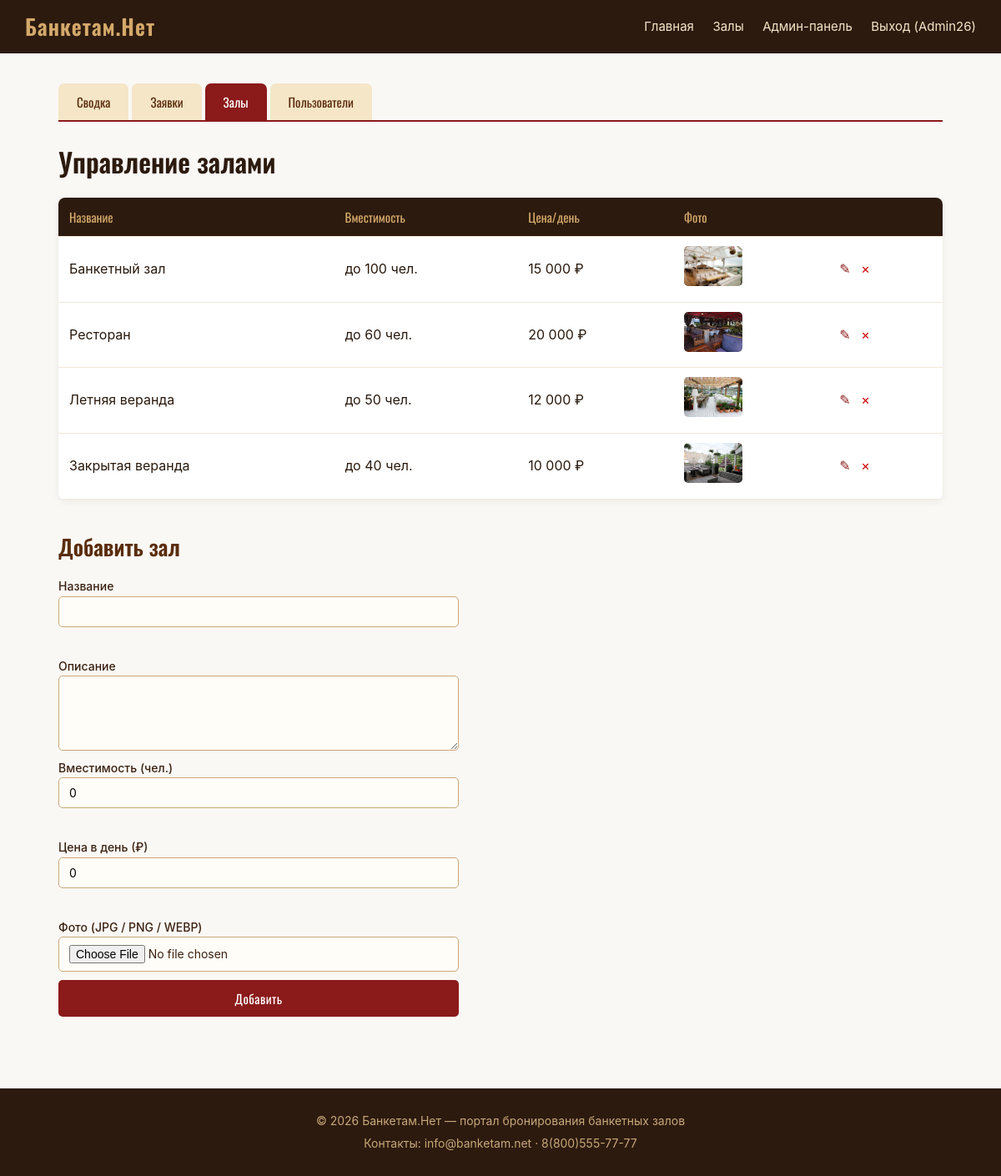
The page /admin_catalog.php (signed in) on the database its author committed.
### tables this page shows
CREATE TABLE halls (
  id INT AUTO_INCREMENT PRIMARY KEY,
  title VARCHAR(150) NOT NULL,
  description TEXT,
  capacity INT DEFAULT 0,
  price INT DEFAULT 0,
  image VARCHAR(100) DEFAULT 'unnamed.jpg'
);

### admin_catalog.php (the view, shortened to what this page needs)
<?php
require 'db.php';
$edit   = ['id' => 0, 'title' => '', 'description' => '', 'capacity' => 0, 'price' => 0, 'image' => ''];
$errors = [];
$halls = $pdo->query('SELECT * FROM halls ORDER BY id')->fetchAll();
?>
<!DOCTYPE html>
<html lang="ru">
<head>
  <link rel="stylesheet" href="style.css">
</head>
<body>
<?php include 'header.php'; ?>
<main class="container">
  <?php include 'admin_tabs.php'; ?>
  <h1>Управление залами</h1>
  <table class="tbl">
    <tr><th>Название</th><th>Вместимость</th><th>Цена/день</th><th>Фото</th><th></th></tr>
    <?php foreach ($halls as $h): ?>
      <tr>
        <td><?= htmlspecialchars($h['title']) ?></td>
        <td>до <?= (int)$h['capacity'] ?> чел.</td>
        <td><?= number_format((int)$h['price'], 0, '.', ' ') ?> ₽</td>
        <td><img src="img/<?= htmlspecialchars($h['image']) ?>" class="thumb" alt=""></td>
        <td>
          <a href="?edit=<?= (int)$h['id'] ?>">&#9998;</a>
          <a href="?delete=<?= (int)$h['id'] ?>" class="del" onclick="return confirm('Удалить зал?')">&times;</a>
        </td>
      </tr>
    <?php endforeach; ?>
  </table>
  <h2><?= $edit['id'] ? 'Редактировать зал' : 'Добавить зал' ?></h2>
  <form method="post" class="form" enctype="multipart/form-data">
    <label>Название
      <input name="title" required value="<?= htmlspecialchars($edit['title']) ?>">
    </label>
    <span class="err"><?= $errors['title'] ?? '' ?></span>
    <label>Описание
      <textarea name="description"><?= htmlspecialchars($edit['description']) ?></textarea>
    </label>
    <label>Вместимость (чел.)
      <input type="number" name="capacity" min="0" value="<?= (int)$edit['capacity'] ?>">
    </label>
    <span class="err"><?= $errors['capacity'] ?? '' ?></span>
    <label>Цена в день (₽)
      <input type="number" name="price" min="0" value="<?= (int)$edit['price'] ?>">
    </label>
    <span class="err"><?= $errors['price'] ?? '' ?></span>
    <label>Фото (JPG / PNG / WEBP)
      <input type="file" name="image_file" accept="image/jpeg,image/png,image/webp">
    </label>
    <button><?= $edit['id'] ? 'Сохранить' : 'Добавить' ?></button>
  </form>
</main>
<?php include 'footer.php'; ?>
</body>
</html>

### style.css (style rules this page uses)
* { box-sizing: border-box; margin: 0; padding: 0; }
html, body { height: 100%; }
body { font-family: 'Inter', Arial, sans-serif; background: #faf8f5; color: #2a1a0e; line-height: 1.6; display: flex; flex-direction: column; min-height: 100vh; }
main { flex: 1; }
a { color: #8b1a1a; transition: color .15s; }
.container { max-width: 1100px; margin: 36px auto; padding: 0 20px; width: 100%; }
h1 { font-family: 'Oswald', sans-serif; font-size: 32px; margin-bottom: 18px; color: #2c1a0e; }
h2 { font-family: 'Oswald', sans-serif; font-size: 26px; margin-top: 36px; margin-bottom: 16px; color: #5a2d0c; }
.form { display: flex; flex-direction: column; gap: 10px; max-width: 480px; }
.form label { display: flex; flex-direction: column; font-size: 14px; font-weight: 500; color: #3a2010; }
.form input, .form select, .form textarea { padding: 9px 12px; border: 1px solid #c8a87a; border-radius: 5px; font-size: 14px; font-family: inherit; background: #fffdf8; transition: border-color .15s; }
.form textarea { min-height: 90px; }
.form button { padding: 11px; background: #8b1a1a; color: #fff; border: none; border-radius: 5px; cursor: pointer; font-size: 15px; font-family: 'Oswald', sans-serif; letter-spacing: .5px; transition: background .2s; }
.err { color: #c00; font-size: 13px; min-height: 16px; }
.tbl { width: 100%; border-collapse: collapse; background: #fff; border-radius: 8px; overflow: hidden; box-shadow: 0 2px 8px rgba(44,26,14,.07); }
.tbl th, .tbl td { padding: 11px 13px; border-bottom: 1px solid #f0e8d8; text-align: left; vertical-align: middle; }
.tbl th { background: #2c1a0e; color: #d4a96a; font-family: 'Oswald', sans-serif; font-weight: 400; font-size: 15px; }
.tbl a { text-decoration: none; margin-right: 8px; color: #8b1a1a; }
.tbl .del { color: #c00; }
.thumb { width: 70px; height: 48px; object-fit: cover; border-radius: 5px; }

### rows shown on the page
halls: title "Банкетный зал", capacity "100", price "15 000", image (picture)
halls: title "Ресторан", capacity "60", price "20 000", image (picture)
halls: title "Летняя веранда", capacity "50", price "12 000", image (picture)
halls: title "Закрытая веранда", capacity "40", price "10 000", image (picture)

### other values the page prints
user()['login'] "Admin26"
